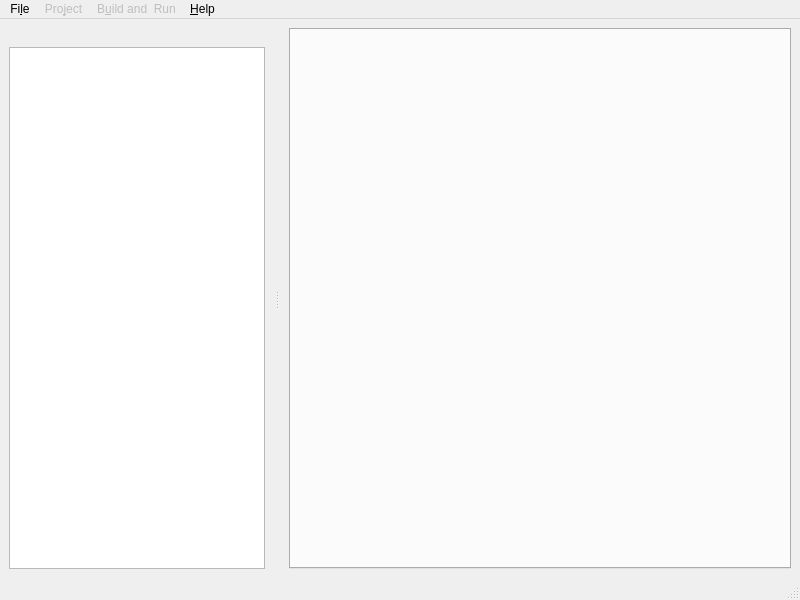
<?xml version="1.0" encoding="UTF-8"?>
<ui version="4.0">
 <class>MainWindow</class>
 <widget class="QMainWindow" name="MainWindow">
  <property name="geometry">
   <rect>
    <x>0</x>
    <y>0</y>
    <width>800</width>
    <height>600</height>
   </rect>
  </property>
  <property name="windowTitle">
   <string>NETDesigner</string>
  </property>
  <widget class="QWidget" name="centralwidget">
   <layout class="QHBoxLayout" name="horizontalLayout">
    <item>
     <widget class="QTabWidget" name="editorTabWidget">
      <property name="tabPosition">
       <enum>QTabWidget::North</enum>
      </property>
      <property name="tabShape">
       <enum>QTabWidget::Rounded</enum>
      </property>
      <property name="tabsClosable">
       <bool>true</bool>
      </property>
      <property name="tabBarAutoHide">
       <bool>false</bool>
      </property>
     </widget>
    </item>
   </layout>
  </widget>
  <widget class="QMenuBar" name="menubar">
   <property name="geometry">
    <rect>
     <x>0</x>
     <y>0</y>
     <width>800</width>
     <height>29</height>
    </rect>
   </property>
   <widget class="QMenu" name="menuFile">
    <property name="title">
     <string>Fi&amp;le</string>
    </property>
    <addaction name="actionNew_Project"/>
    <addaction name="actionOpen_Project"/>
    <addaction name="actionSave_Project"/>
    <addaction name="actionClose_Project"/>
    <addaction name="actionExit"/>
   </widget>
   <widget class="QMenu" name="menuProject">
    <property name="enabled">
     <bool>false</bool>
    </property>
    <property name="title">
     <string>Pro&amp;ject</string>
    </property>
    <addaction name="actionAdd_Net"/>
    <addaction name="actionRemove_Net"/>
    <addaction name="actionSave_Current_Net"/>
    <addaction name="actionSave_All_Nets"/>
    <addaction name="separator"/>
    <addaction name="actionBrowse_Primitives_Bases"/>
   </widget>
   <widget class="QMenu" name="menuBuild_Run">
    <property name="enabled">
     <bool>false</bool>
    </property>
    <property name="title">
     <string>B&amp;uild and  Run</string>
    </property>
    <addaction name="actionBuild"/>
    <addaction name="actionRun"/>
    <addaction name="actionDebug"/>
   </widget>
   <widget class="QMenu" name="menu_Help">
    <property name="title">
     <string>&amp;Help</string>
    </property>
    <addaction name="actionHelp"/>
    <addaction name="actionAbout"/>
   </widget>
   <addaction name="menuFile"/>
   <addaction name="menuProject"/>
   <addaction name="menuBuild_Run"/>
   <addaction name="menu_Help"/>
  </widget>
  <widget class="QStatusBar" name="statusbar"/>
  <widget class="QDockWidget" name="NetsDockWidget">
   <property name="sizePolicy">
    <sizepolicy hsizetype="Expanding" vsizetype="Preferred">
     <horstretch>0</horstretch>
     <verstretch>0</verstretch>
    </sizepolicy>
   </property>
   <property name="minimumSize">
    <size>
     <width>36</width>
     <height>117</height>
    </size>
   </property>
   <property name="maximumSize">
    <size>
     <width>500</width>
     <height>524287</height>
    </size>
   </property>
   <property name="baseSize">
    <size>
     <width>300</width>
     <height>0</height>
    </size>
   </property>
   <property name="features">
    <set>QDockWidget::NoDockWidgetFeatures</set>
   </property>
   <attribute name="dockWidgetArea">
    <number>1</number>
   </attribute>
   <widget class="QWidget" name="netsDockWidget">
    <property name="sizePolicy">
     <sizepolicy hsizetype="Expanding" vsizetype="Preferred">
      <horstretch>0</horstretch>
      <verstretch>0</verstretch>
     </sizepolicy>
    </property>
    <property name="minimumSize">
     <size>
      <width>30</width>
      <height>0</height>
     </size>
    </property>
    <property name="maximumSize">
     <size>
      <width>600</width>
      <height>16777215</height>
     </size>
    </property>
    <property name="baseSize">
     <size>
      <width>300</width>
      <height>0</height>
     </size>
    </property>
    <layout class="QHBoxLayout" name="horizontalLayout_2">
     <item>
      <widget class="QListView" name="netsListView"/>
     </item>
    </layout>
   </widget>
  </widget>
  <action name="actionNew_Project">
   <property name="text">
    <string>&amp;New Project...</string>
   </property>
  </action>
  <action name="actionOpen_Project">
   <property name="text">
    <string>&amp;Open Project...</string>
   </property>
  </action>
  <action name="actionClose_Project">
   <property name="enabled">
    <bool>false</bool>
   </property>
   <property name="text">
    <string>&amp;Close Project</string>
   </property>
  </action>
  <action name="actionSave_Project">
   <property name="enabled">
    <bool>false</bool>
   </property>
   <property name="text">
    <string>&amp;Save Project</string>
   </property>
  </action>
  <action name="actionExit">
   <property name="text">
    <string>&amp;Exit</string>
   </property>
  </action>
  <action name="actionAdd_Net">
   <property name="enabled">
    <bool>false</bool>
   </property>
   <property name="text">
    <string>&amp;Add Net</string>
   </property>
  </action>
  <action name="actionRemove_Net">
   <property name="enabled">
    <bool>false</bool>
   </property>
   <property name="text">
    <string>&amp;Remove Net</string>
   </property>
  </action>
  <action name="actionSave_Current_Net">
   <property name="enabled">
    <bool>false</bool>
   </property>
   <property name="text">
    <string>&amp;Save Current Net</string>
   </property>
  </action>
  <action name="actionSave_All_Nets">
   <property name="enabled">
    <bool>false</bool>
   </property>
   <property name="text">
    <string>Save All &amp;Nets</string>
   </property>
  </action>
  <action name="actionBrowse_Primitives_Bases">
   <property name="enabled">
    <bool>false</bool>
   </property>
   <property name="text">
    <string>&amp;Browse Primitives Bases</string>
   </property>
  </action>
  <action name="actionBuild">
   <property name="enabled">
    <bool>false</bool>
   </property>
   <property name="text">
    <string>&amp;Build</string>
   </property>
  </action>
  <action name="actionRun">
   <property name="enabled">
    <bool>false</bool>
   </property>
   <property name="text">
    <string>&amp;Run</string>
   </property>
  </action>
  <action name="actionDebug">
   <property name="enabled">
    <bool>false</bool>
   </property>
   <property name="text">
    <string>&amp;Debug</string>
   </property>
  </action>
  <action name="actionHelp">
   <property name="text">
    <string>Help</string>
   </property>
  </action>
  <action name="actionAbout">
   <property name="text">
    <string>About</string>
   </property>
  </action>
 </widget>
 <resources/>
 <connections/>
</ui>
